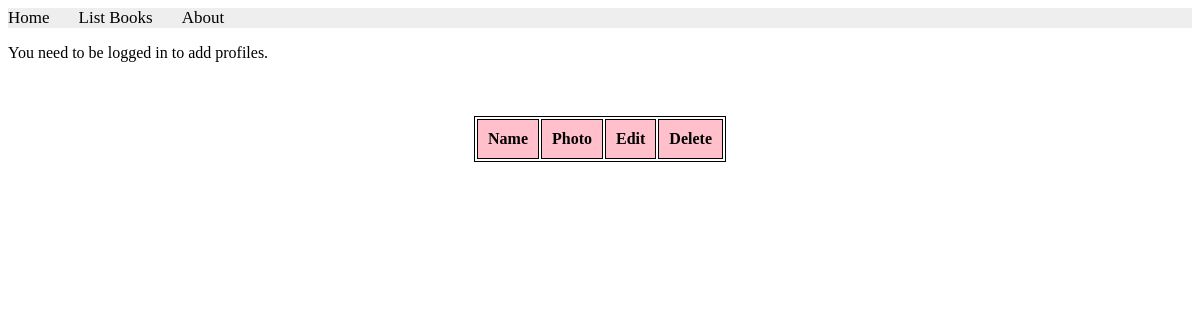
The page /books/profiles/list on the database as committed earlier.
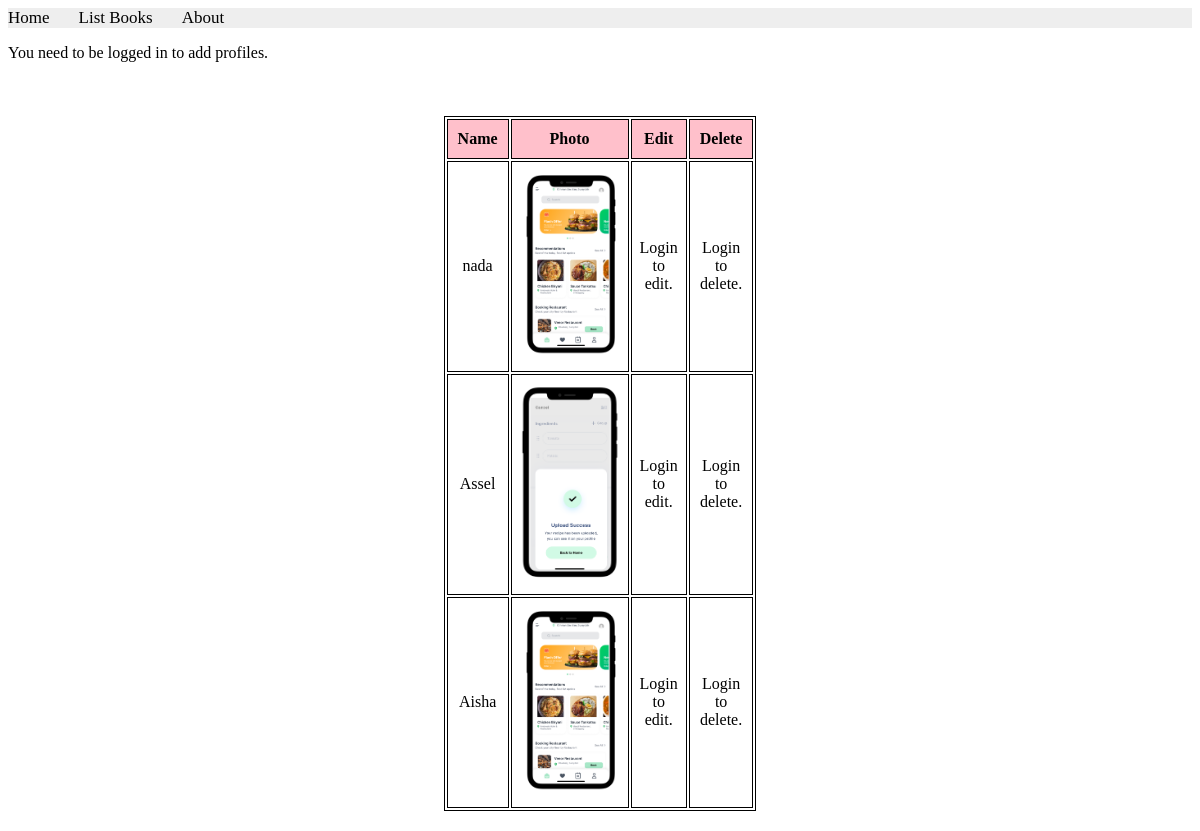
The same page on the database as committed later.
### apps/bookmodule/models.py (models this page shows, shortened)
class Profile2(models.Model):
    name = models.CharField(max_length=100)
    photo = models.ImageField(upload_to='profile_photos/')

### apps/bookmodule/views.py (the view)
# urls.py: path('profiles/list', views.list_profiles, name='list_profiles'),
def list_profiles(request):
    profiles = Profile2.objects.all()
    return render(request, 'bookmodule/list_profiles.html', {'profiles': profiles})

### apps/templates/bookmodule/list_profiles.html (shortened to what this page needs)
{% extends "layouts/base.html" %}
{% load static %}
{% block content %}
{% if user.is_authenticated %}
    <a href="{% url 'add_profile' %}">Add New Profile</a>
{% else %}
    <p>You need to be logged in to add profiles.</p>
{% endif %}
<br/>
<table>
    <tr>
        <th>Name</th>
        <th>Photo</th>
        <th>Edit</th>
        <th>Delete</th>
    </tr>
    {% for profile in profiles %}
    <tr>
        <td>{{ profile.name }}</td>
        <td><img src="{{ profile.photo.url }}" width="100"/></td>
        <td>
            {% if user.is_authenticated %}
                <a href="{% url 'edit_profile' profile.id %}">Edit</a>
            {% else %}
                <p>Login to edit.</p>
            {% endif %}
        </td>
        <td>
            {% if user.is_authenticated %}
                <a href="{% url 'delete_profile' profile.id %}">Delete</a>
            {% else %}
                <p>Login to delete.</p>
            {% endif %}
        </td>
    </tr>
    {% endfor %}
</table>
{% endblock content %}

### apps/templates/layouts/base.html (shortened to what this page needs)
<!DOCTYPE html>
<html>
{% load static %}
<head>
  <link rel="stylesheet" href="https://cdnjs.cloudflare.com/ajax/libs/font-awesome/4.7.0/css/font-awesome.min.css">
  <link rel="stylesheet" href="{% static 'styles.css' %}">
</head>
<body>
    {% include "includes/header.html" %}
    {% block content %} {% endblock content %}
</body>
</html>

### apps/templates/includes/header.html
{% with request.resolver_match.url_name as url_name %}
<div class="topnav">
    <a class="{% if url_name == 'books.index' %}active{% endif %}" href="{% url "books.index" %}">Home</a>
    <a class="{% if url_name == 'books.list_books' %}active{% endif %}" href="{% url "books.list_books" %}">List Books</a>
    <a class="{% if url_name == 'books.aboutus' %}active{% endif %}" href="{% url "books.aboutus" %}">About</a>
</div>
{% endwith %}

### apps/static/styles.css (style rules this page uses)
.topnav { background-color: #eeeeee; width: 100%; }
.topnav a { color: #000000; text-align: center; margin-right: 25px; text-decoration: none; font-size: 17px; }

### apps/templates/bookmodule/list_profiles.html (style rules this page uses)
table { width: 20%; margin: 20px auto; font-size: 1em; font-family: Times New Roman; text-align: center; }
table, th, td { border: 1px solid black; }
th { background-color: pink; padding: 10px; font-weight: bold; }
td { padding: 8px; }

Rows that differ between the two databases and show on the page:
added Profile2: name "nada", photo (picture)
added Profile2: name "Assel", photo (picture)
added Profile2: name "Aisha", photo (picture)
